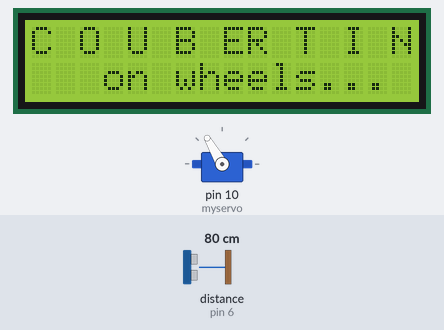
Recording of a sketch running on a simulated Arduino Uno, built with avr-gcc and run on an emulated ATmega328P. Parts: servo, 16×2 character LCD. The test bench sets the inputs (shaded band); at power-on: distance to the obstacle (sensor on pin 6) 80 cm. The echo pulse lasts 58.3 µs per cm; what the sketch prints to the serial monitor is not drawn.

Above: at 1.2 s.
1.3 s: distance to the obstacle (sensor on pin 6) set to 11 cm
2.8 s: distance to the obstacle (sensor on pin 6) set to 8 cm
At 3.2 s:
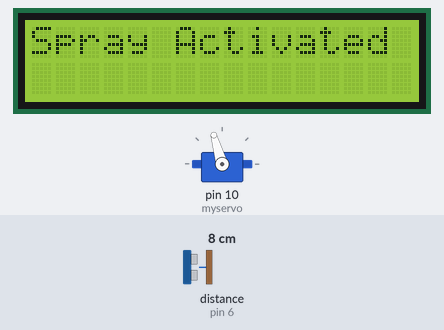
At 3.8 s:
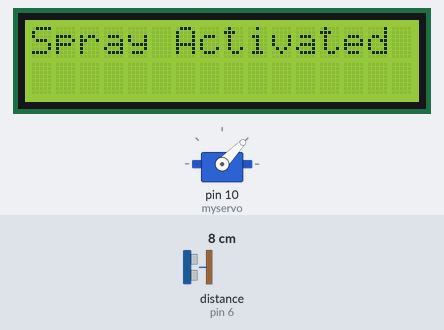
8.4 s: distance to the obstacle (sensor on pin 6) set to 18 cm
At 8.56 s:
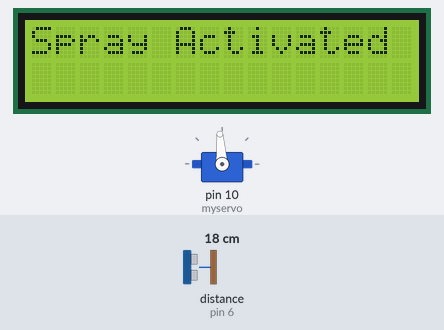
9.9 s: distance to the obstacle (sensor on pin 6) set to 35 cm
Timing chart, 0 to 12.9 s (numbered marks = the images above; inputs shaded):
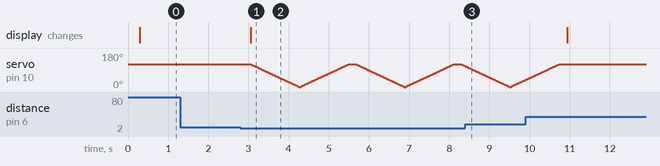

The sketch:

3MoovWithLCDI2C.ino
```cpp
#include <LiquidCrystal_I2C.h>
#include <Servo.h>
Servo myservo;
//int pos = 0;
const int pingPin = 7; // Trigger Pin of Ultrasonic Sensor
const int echoPin = 6; // Echo Pin of Ultrasonic Sensor
//int soundInput = A0;
//const int TouchToStartPos = 13;

int track1 = 0;
int track2 = 0;
int track3 = 0;
int ntf = 3;
int time = 0;
int cm; int cm2;  long dura;
LiquidCrystal_I2C lcd(0x3F,16,2);  // set the LCD address to 0x3F for a 16 chars and 2 line display

void setup() {
   Serial.begin(9600); // Starting Serial Terminal
   myservo.attach(10);
myservo.write(120);

    //  pinMode(soundInput, INPUT);
    //  pinMode(TouchToStartPos,INPUT);


  lcd.init();
  lcd.clear();
  lcd.backlight();      // Make sure backlight is on

  // Print a message on both lines of the LCD.
  lcd.setCursor(2,0);   //Set cursor to character 2 on line 0
  lcd.print("COUBERTIN");

  lcd.setCursor(2,1);   //Move cursor to character 2 on line 1
  lcd.print(" on Wheels...");
}

void loop() {

   long duration, inches, cm;
   pinMode(pingPin, OUTPUT);
   digitalWrite(pingPin, LOW);
   delayMicroseconds(20);
   digitalWrite(pingPin, HIGH);
   delayMicroseconds(80);
   digitalWrite(pingPin, LOW);
   pinMode(echoPin, INPUT);
   duration = pulseIn(echoPin, HIGH);

   cm = microsecondsToCentimeters(duration);
   Serial.print(cm);
   Serial.print("cm");
   Serial.println();
   delay(100);
//bool touch = digitalRead(TouchToStartPos);
  // int sound = analogRead(soundInput);

//Serial.println(cm);
//Serial.println(sound);

   if(cm<10){ Moov(); }else{
  lcd.init();
  lcd.clear();
  lcd.backlight();      // Make sure backlight is on

  // Print a message on both lines of the LCD.
  lcd.setCursor(0,0);   //Set cursor to character 2 on line 0
    lcd.print("C O U B ER T I N");

  lcd.setCursor(2,1);   //Move cursor to character 2 on line 1
  lcd.print(" on wheels...");}
//Serial.println(touch);


}

long microsecondsToCentimeters(long microseconds) {
   return microseconds / 29 / 2;
}


void Moov(){

  lcd.init();
  lcd.clear();
  lcd.backlight();
  lcd.setCursor(0,0);
  lcd.print("Spray Activated");


  for(int i =120; i>=0 ; i--)
{
  myservo.write(i);delay(10);
}
  for(int i =0; i<=120 ; i++)
{
  myservo.write(i);delay(10);
}

}


void PositionsOn(){
        if(cm<60 && cm >15 ){
     FirstPos();
   }
   else if(cm> 60 && cm < 112){
     SecondPos();
   }
   else if(cm > 112 && cm <172){
     ThirdPos();
   }
}

void FirstPos(){

  lcd.init();
  lcd.clear();
  lcd.backlight();
  lcd.setCursor(0,0);
  lcd.print("Track One");
  lcd.setCursor(0,1);
  lcd.print("runner came");
  delay(100);
  lcd.init();
  lcd.clear();
  lcd.backlight();
  lcd.setCursor(0,0);
  lcd.print("Track One");
  lcd.setCursor(0,1);
  lcd.print("Time:");
  lcd.setCursor(6,1);
  lcd.print(time);
  ntf--;
}

void SecondPos(){

  lcd.init();
  lcd.clear();
  lcd.backlight();
  lcd.setCursor(0,0);
  lcd.print("Track Two");
  lcd.setCursor(0,1);
  lcd.print("runner came");
  delay(100);
  lcd.init();
  lcd.clear();
  lcd.backlight();
  lcd.setCursor(0,0);
  lcd.print("Track Two");
  lcd.setCursor(0,1);
  lcd.print("Time:");
  lcd.setCursor(6,1);
  lcd.print(time);
  ntf--;
 // ntf--;
}
void ThirdPos(){

  lcd.init();
  lcd.clear();
  lcd.backlight();
  lcd.setCursor(0,0);
  lcd.print("Track Three");
  lcd.setCursor(0,1);
  lcd.print("runner came");
  delay(100);
  lcd.init();
  lcd.clear();
  lcd.backlight();
  lcd.setCursor(0,0);
  lcd.print("Track Three");
  lcd.setCursor(0,1);
  lcd.print("Time:");
  lcd.setCursor(6,1);
  lcd.print(time);
 // ntf--;
  ntf--;
}
```

Measured:
- the behaviour switches between 10 and 9 cm on distance to the obstacle (sensor on pin 6) (found by bisection; images 0 and 1)
- after the input at 1.3 s, every drawn part: stays the same
